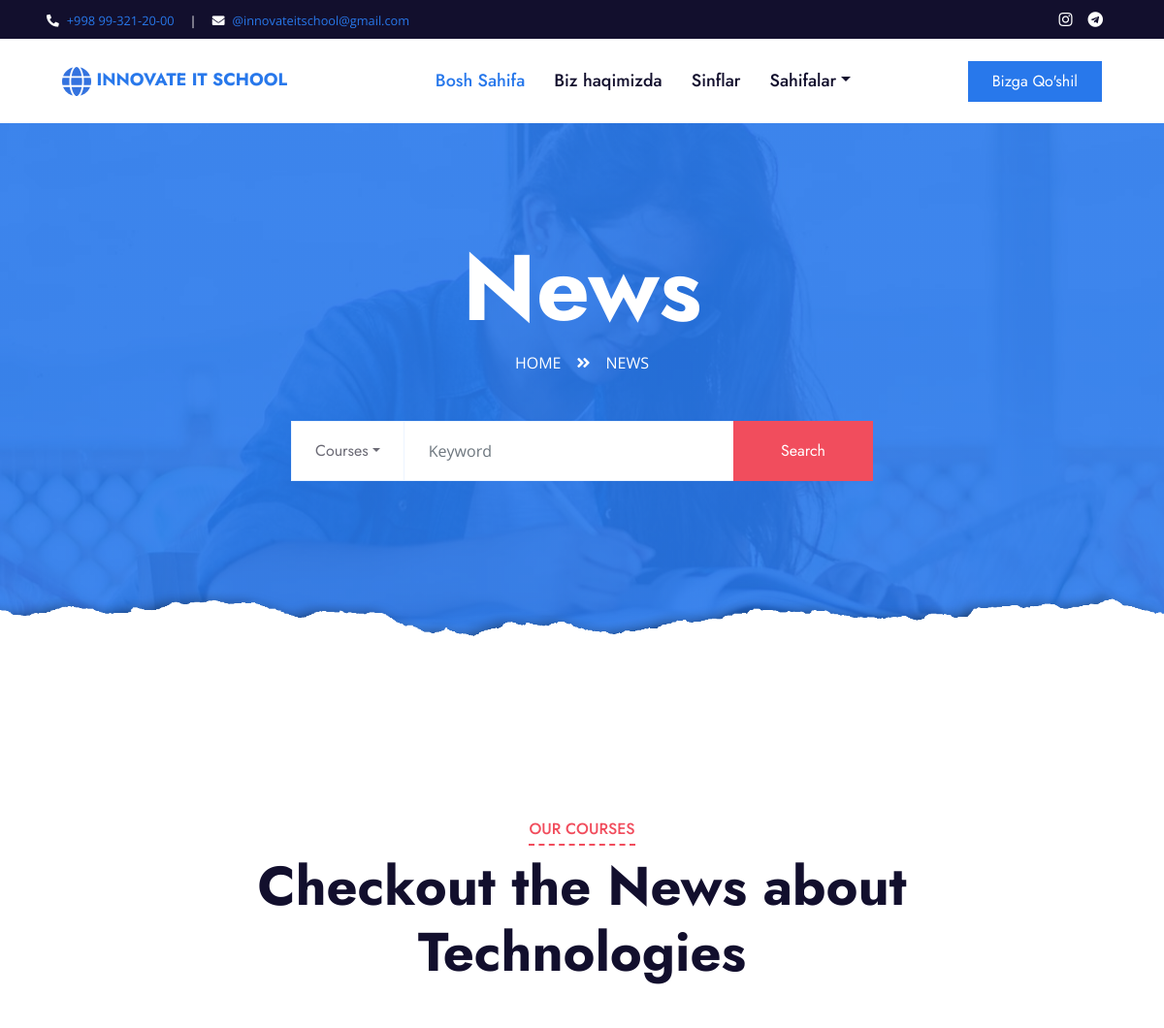
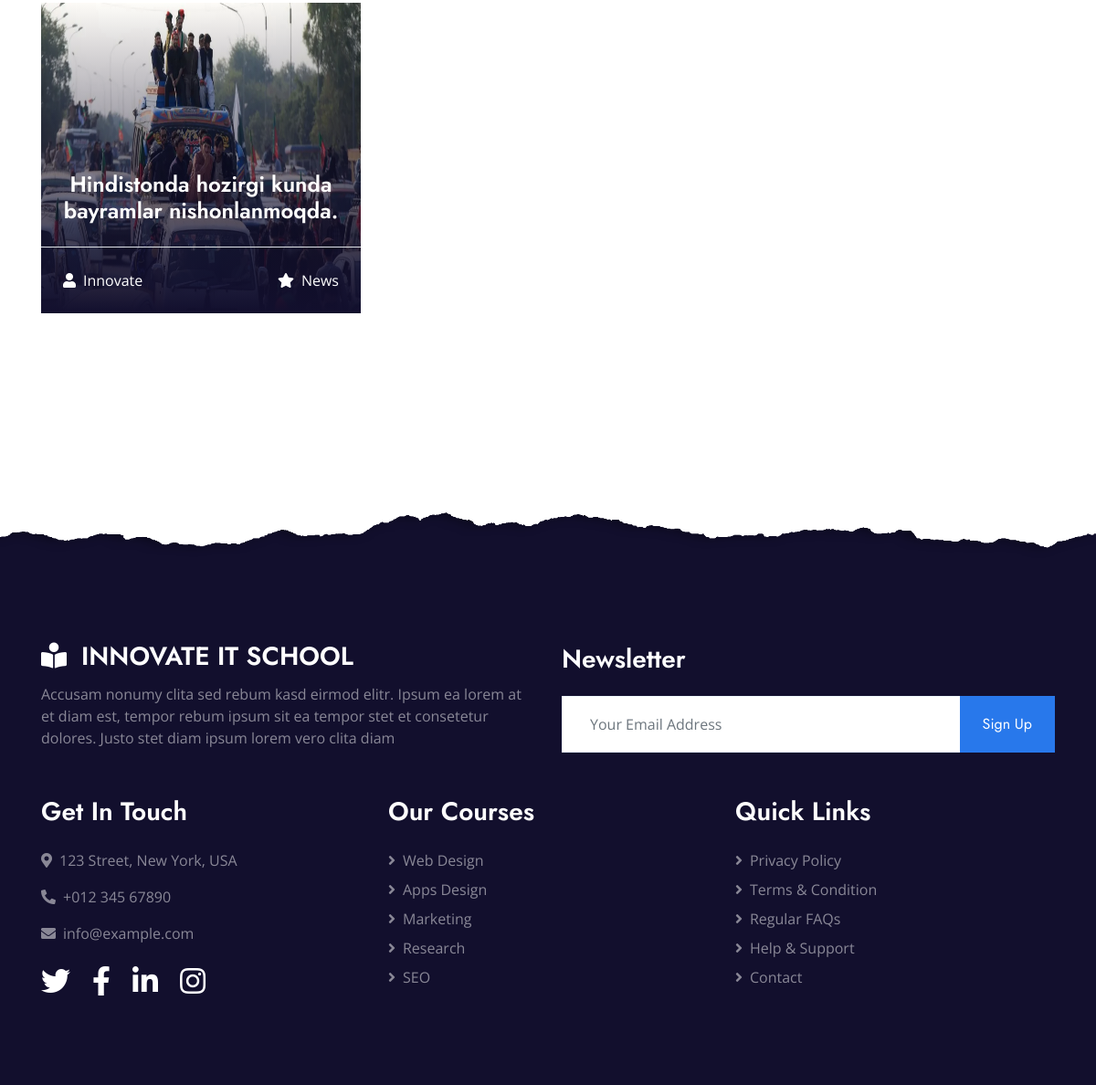
Page /news/ on the committed database (2 pictures, top to bottom).
### home/models.py (models this page shows, shortened)
class News(models.Model):
    title = models.CharField(max_length=150)
    added = models.DateTimeField(auto_now_add=True)
    image = models.ImageField(upload_to='images/', null=True, blank=True)
    url= models.URLField()
    class Meta:
        ordering = ['-added']
    @property
    def imageURL(self):
        try:
            url = self.image.url
        except:
            url = ''
        return url

### home/views.py (the view)
# urls.py: path('news/', views.news, name='news'),
def news(request):
    q = request.GET.get('q') if request.GET.get('q') != None else ''
    news = News.objects.filter(
        Q(title__icontains=q)
    )
    context = {
        'news':news,
    }
    return render(request, 'news.html', context)

### home/templates/news.html (shortened to what this page needs)
{% extends "main.html" %}
{% block content %}
    <div class="jumbotron jumbotron-fluid page-header position-relative overlay-bottom" style="margin-bottom: 90px;">
        <div class="container text-center py-5">
            <h1 class="text-white display-1">News</h1>
            <div class="d-inline-flex text-white mb-5">
                <p class="m-0 text-uppercase"><a class="text-white" href="">Home</a></p>
                <i class="fa fa-angle-double-right pt-1 px-3"></i>
                <p class="m-0 text-uppercase">News</p>
            </div>
            <form class="header__search" method="GET" action="{% url 'news' %}">
            <div class="mx-auto mb-5" style="width: 100%; max-width: 600px;">
                <div class="input-group">
                    <div class="input-group-prepend">
                        <button class="btn btn-outline-light bg-white text-body px-4 dropdown-toggle" type="button" data-toggle="dropdown"
                            aria-haspopup="true" aria-expanded="false">Courses</button>
                    </div>
                    <input name="q" type="text" class="form-control border-light" style="padding: 30px 25px;" placeholder="Keyword">
                    <div class="input-group-append">
                        <button class="btn btn-secondary px-4 px-lg-5">Search</button>
                    </div>
                </form>
                </div>
            </div>
    <div class="container-fluid py-5">
        <div class="container py-5">
            <div class="row mx-0 justify-content-center">
                <div class="col-lg-8">
                    <div class="section-title text-center position-relative mb-5">
                        <h6 class="d-inline-block position-relative text-secondary text-uppercase pb-2">Our Courses</h6>
                        <h1 class="display-4">Checkout the News about Technologies</h1>
                    </div>
                </div>
            </div>
            <div class="row">
                {% for sub in news %}
                <div class="col-lg-4 col-md-6 pb-4">
                    <a class="courses-list-item position-relative d-block overflow-hidden mb-2" href="{{sub.url}}">
                        <img class="img-fluid" style="height: 340px;" src="{{sub.imageURL}}" alt="alu">
                        <div class="courses-text">
                            <h4 class="text-center text-white px-3">{{sub.title}}</h4>
                            <div class="border-top w-100 mt-3">
                                <div class="d-flex justify-content-between p-4">
                                    <span class="text-white"><i class="fa fa-user mr-2"></i>Innovate</span>
                                    <span class="text-white"><i class="fa fa-star mr-2"></i>News
                                        </span>
                                </div>
                            </div>
                        </div>
                    </a>
                </div>
                {% endfor %}
            </div>
        </div>
    </div>
{% endblock content %}

### rows in the picture
News: imageURL (picture), title "Hindistonda hozirgi kunda bayramlar nishonlanmoqda."
